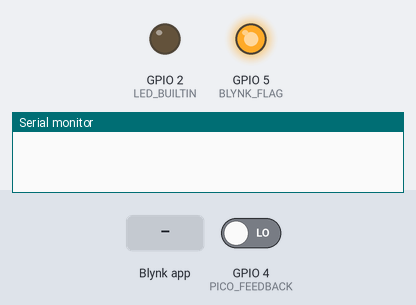
The program below on a simulated ESP8266 (NodeMCU). Parts: output pins drawn as LEDs (lit = HIGH, except the on-board LED, lit = LOW), the last lines printed to the serial monitor. The test bench sets the inputs (shaded band); at power-on: GPIO 4 (PICO_FEEDBACK) LOW. WiFi joins after 1.5 s; servers stay silent unless stated.

Above: at 3.1 s.
3.2 s: GPIO 4 (PICO_FEEDBACK) driven HIGH
At 4.3 s:
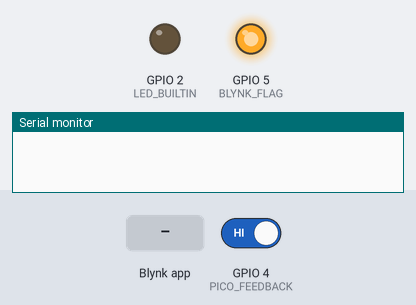
4.7 s: Blynk app writes 1 to V0
At 9.0 s:
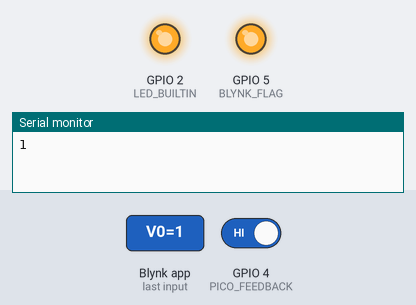
Timing chart, 0 to 10.5 s (numbered marks = the images above; inputs shaded):
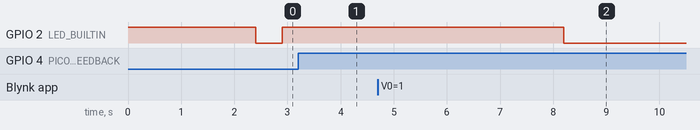

The program:

main.cpp
```cpp
#include <Arduino.h>
#include <ESP8266WiFi.h>

// =======================
// PICO GPIO 12- ESP RX
// PICO GPIO 13- ESP TX
// =======================

#define PICO_FEEDBACK 4 // (GPIO-4) - D2
#define BLYNK_FLAG 5    // (GPIO-5) - D1

// Blynk Credentials
#define BLYNK_TEMPLATE_ID "BLYNK_TEMPLATE_ID"
#define BLYNK_TEMPLATE_NAME "BLYNK_TEMPLATE_NAME"
#define BLYNK_AUTH_TOKEN "BLYNK_AUTH_TOKEN"

#include <BlynkSimpleEsp8266.h>

char ssid[] = "WiFi_SSID"; // Replace with you WiFi SSID/Name (2.4Ghz band only!)
char pass[] = "WiFi_PASSWORD";        // Replace with you WiFi Password

static float prev_unit = 0;
static float prev_bill = 0;
unsigned long lastReconnectAttempt = 0;
unsigned long long syncHault = 0;

char rxBuff[32];
unsigned int idx = 0;

void FlashStatus(unsigned long durationMS = 0UL, bool status = 0)
{
    static bool LED_ON = false; // ACTIVE-LOW
    static unsigned long long Flash_timer = 0;
    if (durationMS == 0)
    {
        digitalWrite(LED_BUILTIN, !status); // ACTIVE-LOW
    }
    else
    {
        if (millis() - Flash_timer > durationMS)
        {
            Flash_timer = millis();
            LED_ON = !LED_ON;
            digitalWrite(LED_BUILTIN, LED_ON);
        }
    }
}

void setup()
{
    pinMode(BLYNK_FLAG, OUTPUT);
    pinMode(PICO_FEEDBACK, INPUT);
    pinMode(LED_BUILTIN, OUTPUT);
    Serial.begin(115200);
    FlashStatus(0, 0);
    delay(100);
    Blynk.begin(BLYNK_AUTH_TOKEN, ssid, pass);
}

BLYNK_CONNECTED()
{
    Blynk.syncVirtual(V2, V1, V0);
    digitalWrite(BLYNK_FLAG, 1);
    FlashStatus(0, 1);
}

BLYNK_WRITE(V0) // Switch 1 - V0
{
    int state = param.asInt();
    Serial.write(state ? "1\n" : "2\n", 2);
}

BLYNK_WRITE(V1) // Switch 2 - V1
{
    int state = param.asInt();
    Serial.write(state ? "3\n" : "4\n", 2);
}

BLYNK_WRITE(V2) // Total Units (Kw/h) -  V2
{
    const char *state = param.asString();
    Serial.write(state);
    Serial.write('\n');
}

void loop()
{
    static bool Retry = false;
    static bool picoPrev = false;

    bool picoNow = digitalRead(PICO_FEEDBACK);
    if (picoNow && !picoPrev)
    {
        syncHault = millis();
    }
    picoPrev = picoNow;

    Blynk.run();

    if (Blynk.connected())
    {
        if (digitalRead(PICO_FEEDBACK))
        {
            if (Retry && picoNow)
            {
                if (millis() - syncHault > 5000)
                {
                    syncHault = millis();
                    FlashStatus(0, 1);
                    Blynk.syncVirtual(V2, V1, V0);
                    Retry = false;
                }
            }
            else
            {
                // ---------- ALWAYS read UART ----------
                while (Serial.available())
                {
                    char c = Serial.read();

                    if (c == '\n')
                    {
                        rxBuff[idx] = '\0';
                        idx = 0;

                        float units = atof(rxBuff);

                        // Bill Callculation
                        float bill =
                            units >= 301 ? units * 12.83 : units <= 100 ? units * 4.43
                                                                        : units * 9.64;

                        char totalBill[32];
                        snprintf(totalBill, sizeof(totalBill), "%.2f", bill);
                        if (atof(totalBill) != prev_bill)
                        {
                            prev_bill = atof(totalBill);
                            Blynk.virtualWrite(V3, totalBill);
                        }
                        if (units != prev_unit)
                        {
                            prev_unit = units;
                            Blynk.virtualWrite(V2, units);
                        }
                    }
                    else if (idx < sizeof(rxBuff) - 1)
                    {
                        rxBuff[idx++] = c;
                    }
                }
            }
        }
        else
        {
            Retry = true;
            FlashStatus(500);
        }
    }

    // ---------- reconnect logic ----------
    if (!Blynk.connected())
    {
        unsigned long now = millis();
        Retry = true;
        if (now - lastReconnectAttempt > 5000)
        {
            lastReconnectAttempt = now;

            FlashStatus(50);
            idx = 0; // buffer index clear
            digitalWrite(BLYNK_FLAG, 0);
            Blynk.connect();
        }
    }
}
```

Measured:
- after the input at 3.2 s, GPIO 2 (LED_BUILTIN): stays HIGH (without the input it goes to LOW after 0.21 s)
